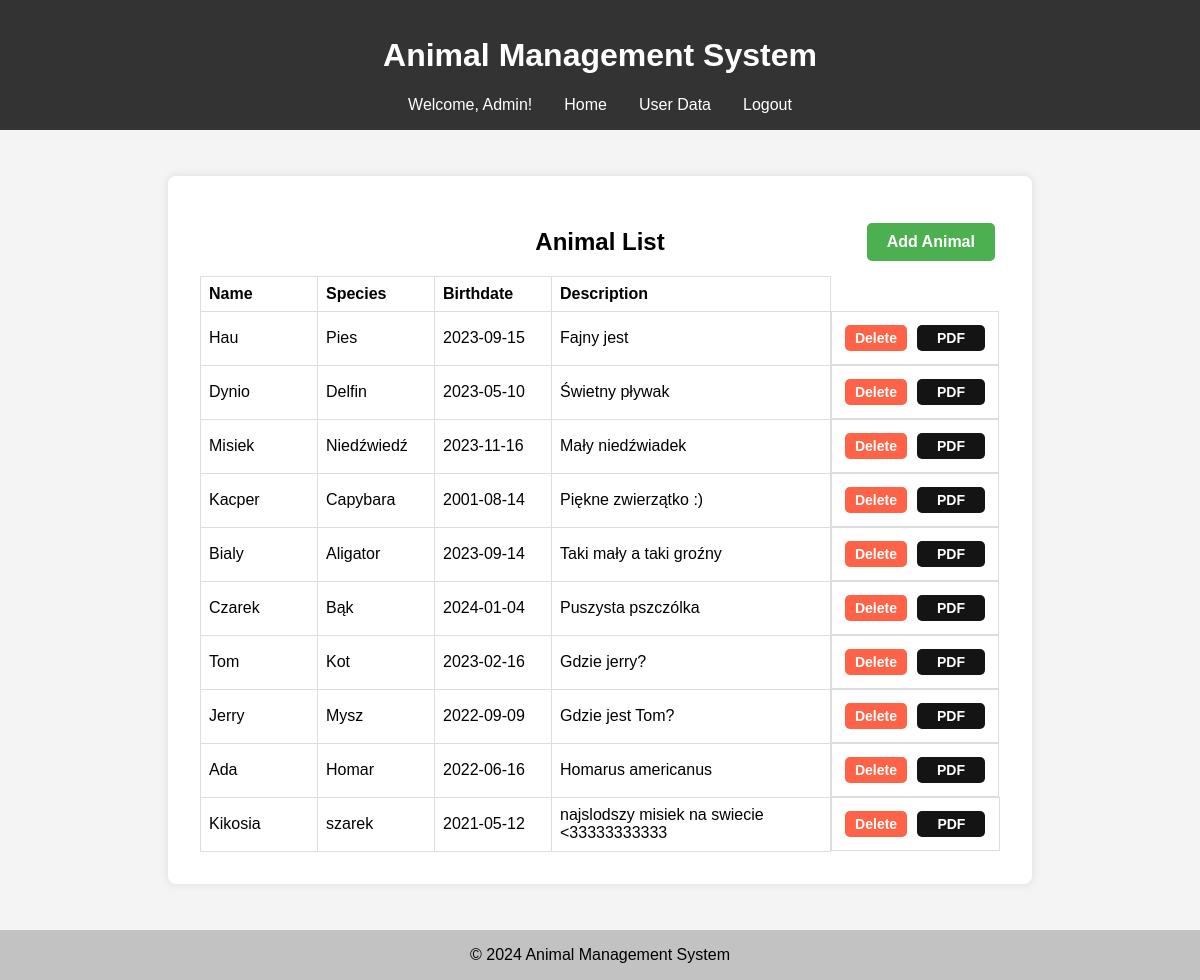
Before: /pages/index.php (signed in) with the older database file.
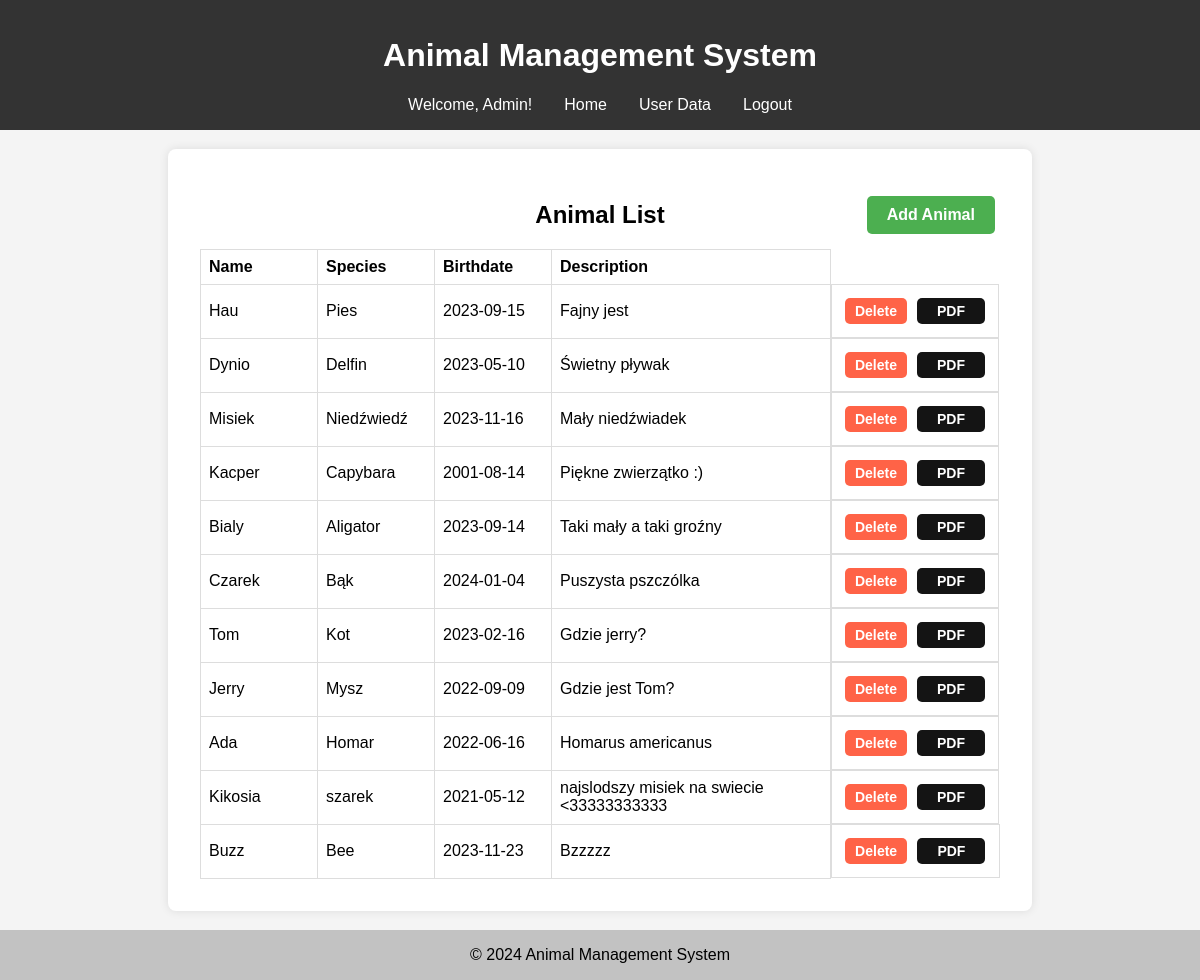
After: the same page with the newer database file.
### tables this page shows
CREATE TABLE `users` (
  `user_id` int(11) NOT NULL AUTO_INCREMENT,
  `username` varchar(255) NOT NULL,
  `password` varchar(255) NOT NULL,
  `first_name` varchar(255) DEFAULT NULL,
  `last_name` varchar(255) DEFAULT NULL,
  `role_id` int(11) NOT NULL,
  PRIMARY KEY (`user_id`),
  UNIQUE KEY `username` (`username`),
  KEY `fk_role` (`role_id`),
  CONSTRAINT `fk_role` FOREIGN KEY (`role_id`) REFERENCES `roles` (`role_id`)
);

CREATE TABLE `animals` (
  `animal_id` int(11) NOT NULL AUTO_INCREMENT,
  `name` varchar(255) NOT NULL,
  `species` varchar(255) NOT NULL,
  `birthdate` date DEFAULT NULL,
  `owner_id` int(11) DEFAULT NULL,
  `description` varchar(255) DEFAULT NULL,
  PRIMARY KEY (`animal_id`),
  KEY `fk_owner` (`owner_id`),
  CONSTRAINT `animals_ibfk_1` FOREIGN KEY (`owner_id`) REFERENCES `users` (`user_id`),
  CONSTRAINT `fk_owner` FOREIGN KEY (`owner_id`) REFERENCES `users` (`user_id`)
);

### includes/db.php (called while the page is built, shortened)
<?php
function getUserRole($user_id, $conn) {
    $query = "SELECT role_id FROM users WHERE user_id = $user_id";
    $result = $conn->query($query);
    if ($result->num_rows > 0) {
        $row = $result->fetch_assoc();
        return $row['role_id'];
    } else {
        return null;
    }
}
function getUserData($user_id, $conn) {
    $query = "SELECT * FROM users WHERE user_id = $user_id";
    $result = $conn->query($query);
    if ($result->num_rows > 0) {
        return $result->fetch_assoc();
    } else {
        return false;
    }
}
function getAllAnimals($conn) {
    $query = "SELECT * FROM animals";
    $result = $conn->query($query);
    $animals = [];
    while ($row = $result->fetch_assoc()) {
        $animals[] = $row;
    }
    return $animals;
}
?>

### includes/session.php (called while the page is built, shortened)
<?php
function getSessionData($key) {
    return isset($_SESSION[$key]) ? $_SESSION[$key] : null;
}
?>

### pages/index.php (the view, shortened to what this page needs)
<?php
include_once '../includes/session.php';
include_once '../includes/db.php';
$user_id = getSessionData('user_id');
$role = getUserRole($user_id, $conn);
include '../includes/header.php';
?>
<main>
    <section class="animals-container">
        <div class="header-container">
            <h2 class="header-list">Animal List</h2>
            <div class="button-container">
                <a href="animals.php" class="add-button">Add Animal</a>
            </div>
        </div>
        <?php
        if ($role === "2") {
            $animals = getAllAnimals($conn);
        } else {
            $animals = getAnimalsByUserId($user_id, $conn);
        }
        echo '<table class="animal-table">';
        echo '<thead>';
        echo '<tr>';
        echo '<th>Name</th>';
        echo '<th>Species</th>';
        echo '<th>Birthdate</th>';
        echo '<th>Description</th>';
        echo '</tr>';
        echo '</thead>';
        foreach ($animals as $animal) {
            echo '<tr>';
            echo '<td>' . $animal['name'] . '</td>';
            echo '<td>' . $animal['species'] . '</td>';
            echo '<td>' . $animal['birthdate'] . '</td>';
            echo '<td>' . $animal['description'] . '</td>';
            echo '<td class="action-cell">';
            echo '<form class="action-form" method="post" action="index.php">';
            echo '<button type="submit" class="delete-button">Delete</button>';
            echo '</form>';
            if ($role === "2") {
                echo '<form class="action-form" method="post" action="../pdf/pdf_generator.php">';
                echo '<button type="submit" class="pdf-button">PDF</button>';
                echo '</form>';
                echo '</td>';
            }
            echo '</tr>';
        }
        echo '</table>';
        ?>
    </section>
</main>
<?php
    include '../includes/footer.php';
?>

### includes/header.php (shortened to what this page needs)
<!DOCTYPE html>
<html lang="en">
<head>
    <link rel="stylesheet" href="../css/style.css">
</head>
<body>
    <header>
        <h1>Animal Management System</h1>
        <nav>
            <ul>
                <?php
                include_once '../includes/session.php';
                include_once '../includes/db.php';
                if (isset($_SESSION['user_id'])) {
                    $user_data = getUserData($_SESSION['user_id'], $conn);
                    echo '<li>Welcome, ' . $user_data['first_name'] . '!</li>';
                }
                ?>
                <li><a href="index.php">Home</a></li>
                <?php
                if (!isset($_SESSION['user_id'])) {
                    echo '<li><a href="register.php">Register</a></li>';
                    echo '<li><a href="login.php">Login</a></li>';
                } else {
                    echo '<li><a href="users.php">User Data</a></li>';
                    echo '<li><a href="logout.php">Logout</a></li>';
                }
                ?>
            </ul>
        </nav>
    </header>
    <main>

### includes/footer.php
</main>
<footer>
    <div class="footer">
        <p>&copy; <?php echo date("Y"); ?> Animal Management System</p>
    </div>
</footer>
</body>
</html>

### css/style.css (style rules this page uses)
body { font-family: Arial, sans-serif; margin: 0; padding: 0; background-color: #f4f4f4; }
header { background-color: #333; color: #fff; text-align: center; padding: 1em 0; }
nav { margin-top: 1em; }
ul { list-style: none; padding: 0; margin: 0; display: flex; justify-content: center; }
li { margin: 0 1em; }
a { text-decoration: none; color: #fff; }
main { display: flex; justify-content: center; align-items: center; height: 100vh; }
section { background-color: #fff; padding: 2em; border-radius: 8px; box-shadow: 0 0 10px rgba(0, 0, 0, 0.1); width: 300px; }
h2 { text-align: center; }
button { background-color: #333; color: #fff; padding: 0.5em; border: none; cursor: pointer; width: 100%; }
.footer { display: flex; justify-content: center; align-items: center; background-color: #c2c2c2; }
.animals-container { width: 800px; }
.header-container { display: grid; grid-template-columns: 1fr 4fr 1fr; justify-content: space-between; align-items: center; }
.header-list { grid-column: 2; }
.button-container { grid-column: 3; }
.add-button { display: inline-block; padding: 10px 20px; font-size: 16px; font-weight: bold; text-decoration: none; color: #fff; background-color: #4caf50; border: none; border-radius: 5px; cursor: pointer; }
.animal-table { width: 100%; border-collapse: collapse; }
.animal-table td { border: 1px solid #ddd; padding: 8px; min-width: 100px; }
.animal-table th { border: 1px solid #ddd; padding: 8px; text-align: left; }
.action-cell { display: flex; justify-content: space-around; align-items: center; }
.action-form { margin: 5px; }
.delete-button { display: inline-block; padding: 5px 10px; font-size: 14px; font-weight: bold; text-decoration: none; color: #fff; background-color: #ff6347; border: none; border-radius: 5px; cursor: pointer; }
.pdf-button { display: inline-block; padding: 5px 20px; font-size: 14px; font-weight: bold; text-decoration: none; color: #fff; background-color: #141414; border: none; border-radius: 5px; cursor: pointer; }

Changed rows visible on the page:
added animals: name "Buzz", species "Bee", birthdate "2023-11-23", description "Bzzzzz"
